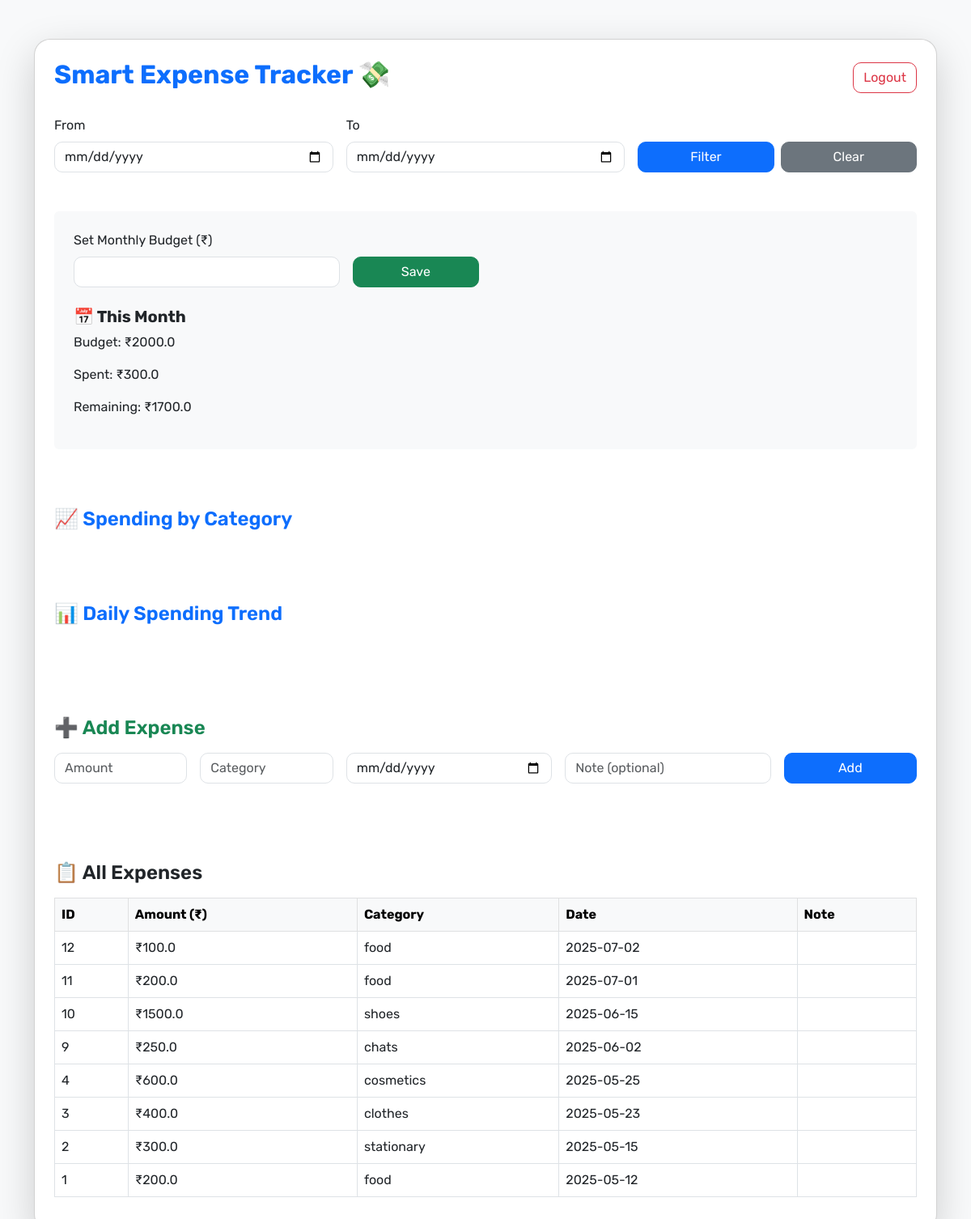
The page / (signed in) on the database its author committed.
### tables this page shows
CREATE TABLE budget (
            user_id INTEGER PRIMARY KEY,
            amount REAL,
            FOREIGN KEY(user_id) REFERENCES users(id)
        );

CREATE TABLE expenses (
            id INTEGER PRIMARY KEY AUTOINCREMENT,
            user_id INTEGER,
            amount REAL,
            category TEXT,
            date TEXT,
            note TEXT,
            FOREIGN KEY(user_id) REFERENCES users(id)
        );

### app.py (the view, shortened to what this page needs)
@app.route('/', methods=['GET', 'POST'])
@login_required
def index():
    conn = sqlite3.connect('expenses.db')
    c = conn.cursor()
    start_date = request.args.get('start_date')
    end_date = request.args.get('end_date')
    if start_date and end_date:
        c.execute("SELECT * FROM expenses WHERE user_id = ? AND date BETWEEN ? AND ? ORDER BY date DESC",
                  (current_user.id, start_date, end_date))
        data = c.fetchall()
        c.execute("SELECT SUM(amount) FROM expenses WHERE user_id = ? AND date BETWEEN ? AND ?",
                  (current_user.id, start_date, end_date))
        total_spent = c.fetchone()[0] or 0
        c.execute("SELECT category, SUM(amount) FROM expenses WHERE user_id = ? AND date BETWEEN ? AND ? GROUP BY category",
                  (current_user.id, start_date, end_date))
        category_data = c.fetchall()
        c.execute("SELECT date, SUM(amount) FROM expenses WHERE user_id = ? AND date BETWEEN ? AND ? GROUP BY date",
                  (current_user.id, start_date, end_date))
        daily_data = c.fetchall()
    else:
        c.execute("SELECT * FROM expenses WHERE user_id = ? ORDER BY date DESC", (current_user.id,))
        data = c.fetchall()
        c.execute("SELECT SUM(amount) FROM expenses WHERE user_id = ?", (current_user.id,))
        total_spent = c.fetchone()[0] or 0
        c.execute("SELECT category, SUM(amount) FROM expenses WHERE user_id = ? GROUP BY category", (current_user.id,))
        category_data = c.fetchall()
        c.execute("SELECT date, SUM(amount) FROM expenses WHERE user_id = ? GROUP BY date", (current_user.id,))
        daily_data = c.fetchall()
    this_month = datetime.now().strftime('%Y-%m')
    c.execute("SELECT SUM(amount) FROM expenses WHERE user_id = ? AND date LIKE ?", (current_user.id, f"{this_month}%",))
    monthly_spent = c.fetchone()[0] or 0
    c.execute("SELECT amount FROM budget WHERE user_id = ?", (current_user.id,))
    row = c.fetchone()
    budget = row[0] if row else 0
    conn.close()
    return render_template("index.html",
                           data=data,
                           total_spent=total_spent,
                           category_data=category_data,
                           daily_data=daily_data,
                           monthly_spent=monthly_spent,
                           budget=budget)

### app.py (called while the page is built)
@login_manager.user_loader
def load_user(user_id):
    conn = sqlite3.connect('expenses.db')
    c = conn.cursor()
    c.execute("SELECT * FROM users WHERE id = ?", (user_id,))
    user = c.fetchone()
    conn.close()
    if user:
        return User(user[0], user[1], user[2])
    return None

### templates/index.html (shortened to what this page needs)
<!DOCTYPE html>
<html lang="en">
<head>
    <link href="https://cdn.jsdelivr.net/npm/bootstrap@5.3.0/dist/css/bootstrap.min.css" rel="stylesheet">
</head>
<body>
<div class="container py-5">
    <div class="card shadow-lg p-4 bg-white">
        <div class="d-flex justify-content-between align-items-center mb-4">
            <h2 class="text-primary fw-bold">Smart Expense Tracker 💸</h2>
            <a href="/logout" class="btn btn-outline-danger">Logout</a>
        </div>
        <form method="GET" action="/" class="row g-3 mb-5">
            <div class="col-md-4">
                <label class="form-label">From</label>
                <input type="date" name="start_date" class="form-control" required>
            </div>
            <div class="col-md-4">
                <label class="form-label">To</label>
                <input type="date" name="end_date" class="form-control" required>
            </div>
            <div class="col-md-4 d-flex align-items-end">
                <button type="submit" class="btn btn-primary me-2 w-50">Filter</button>
                <a href="/" class="btn btn-secondary w-50">Clear</a>
            </div>
        </form>
        <div class="p-4 bg-light rounded mb-5">
            <form method="POST" action="/set_budget" class="row g-3">
                <div class="col-md-4">
                    <label for="budget" class="form-label">Set Monthly Budget (₹)</label>
                    <input type="number" name="budget" class="form-control" required>
                </div>
                <div class="col-md-2 d-flex align-items-end">
                    <button type="submit" class="btn btn-success w-100">Save</button>
                </div>
            </form>
            <div class="mt-4">
                <h5 class="fw-bold mb-2">📅 This Month</h5>
                <p>Budget: ₹{{ budget }}</p>
                <p>Spent: ₹{{ monthly_spent }}</p>
                <p>Remaining: ₹{{ budget - monthly_spent }}</p>
            </div>
        </div>
        <h4 class="text-primary mt-4 mb-3">📈 Spending by Category</h4>
        <h4 class="text-primary mt-4 mb-3">📊 Daily Spending Trend</h4>
        <h4 class="text-success mt-5 mb-3">➕ Add Expense</h4>
        <form method="POST" class="row g-3 mb-5">
            <div class="col-md-2">
                <input type="number" name="amount" class="form-control" placeholder="Amount" required>
            </div>
            <div class="col-md-2">
                <input type="text" name="category" class="form-control" placeholder="Category" required>
            </div>
            <div class="col-md-3">
                <input type="date" name="date" class="form-control" required>
            </div>
            <div class="col-md-3">
                <input type="text" name="note" class="form-control" placeholder="Note (optional)">
            </div>
            <div class="col-md-2">
                <button type="submit" class="btn btn-primary w-100">Add</button>
            </div>
        </form>
        <h4 class="text-dark mt-5 mb-3">📋 All Expenses</h4>
        <div class="table-responsive">
            <table class="table table-bordered table-hover align-middle">
                <thead class="table-light">
                    <tr>
                        <th>ID</th>
                        <th>Amount (₹)</th>
                        <th>Category</th>
                        <th>Date</th>
                        <th>Note</th>
                    </tr>
                </thead>
                <tbody>
                    {% for row in data %}
                    <tr>
                        <td>{{ row[0] }}</td>
                        <td>₹{{ row[2] }}</td>
                        <td>{{ row[3] }}</td>
                        <td>{{ row[4] }}</td>
                        <td>{{ row[5] }}</td>
                    </tr>
                    {% endfor %}
                </tbody>
            </table>
        </div>
    </div>
</div>
</body>
</html>

### templates/index.html (style rules this page uses)
body { background-color: #f8f9fa; font-family: 'Rubik', sans-serif; }
h4 { font-weight: 600; }
.card { border-radius: 20px; }
.form-control, .btn { border-radius: 10px; }

### rows shown on the page
budget: amount "2000.0", budget-monthly_spent "1700.0"
expenses: id "12", amount "100.0", category "food", date "2025-07-02"
expenses: id "11", amount "200.0", category "food", date "2025-07-01"
expenses: id "10", amount "1500.0", category "shoes", date "2025-06-15"
expenses: id "9", amount "250.0", category "chats", date "2025-06-02"
expenses: id "4", amount "600.0", category "cosmetics", date "2025-05-25"
expenses: id "3", amount "400.0", category "clothes", date "2025-05-23"
expenses: id "2", amount "300.0", category "stationary", date "2025-05-15"
expenses: id "1", amount "200.0", category "food", date "2025-05-12"

### other values the page prints
{{ monthly_spent }} "300.0"
